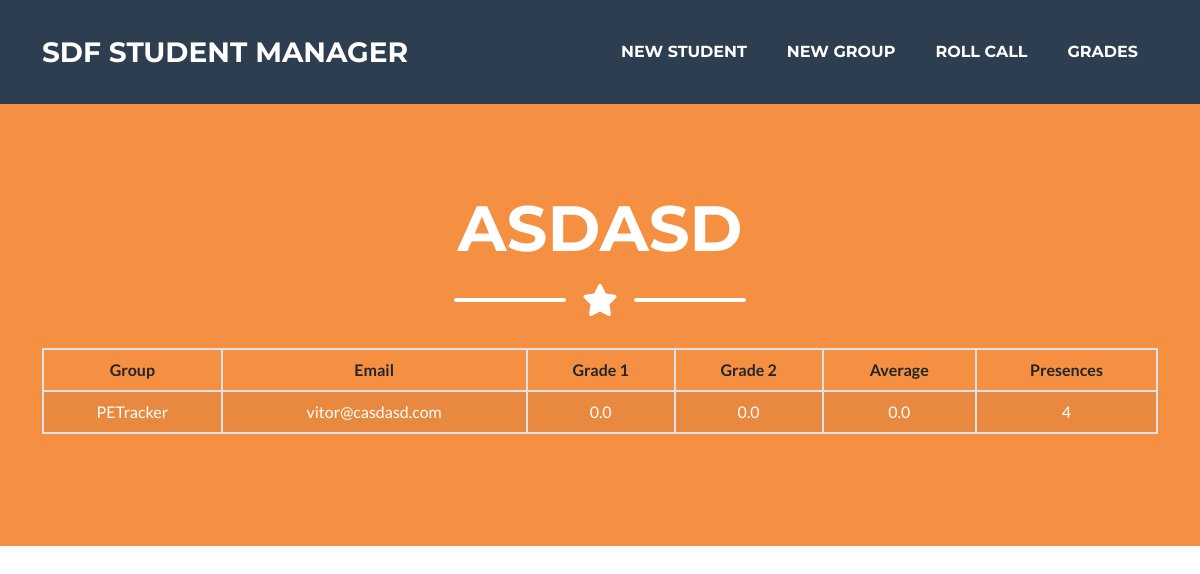
/student/4, run on the app's committed database.
### presence_count/models.py (models this page shows, shortened)
class Student(models.Model):
    name = models.CharField(max_length=100)
    email = models.EmailField(max_length=100)
    grade_1 = models.FloatField(default=0)
    grade_2 = models.FloatField(default=0)
    grade_avg = models.FloatField(default=0)
    presences = models.IntegerField(default=0)
    group = models.ForeignKey(Group, on_delete=models.PROTECT, default=None, null=True, blank=True)

class Group(models.Model):
    name = models.CharField(max_length=100)
    tracking = models.URLField(blank=True)
    repo = models.URLField(blank=True)
    prototype = models.URLField(blank=True)
    description = models.TextField(max_length=512, blank=True)
    def __str__(self):
        return self.name

### presence_count/views.py (the view)
# urls.py: path('student/<int:student_id>', views.view_student, name='view_student'),
def view_student(request, student_id):
    student = Student.objects.get(pk=student_id)
    context = {'student': student}
    return render(request, 'student.html', context)

### presence_count/templates/student.html (shortened to what this page needs)
{% extends 'base.html' %}
{% block body %}
    <header class="masthead bg-primary text-white text-center">
        <div class="container d-flex align-items-center flex-column">
            <h1 class="masthead-heading text-uppercase mb-0">{{student.name}}</h1>
            <div class="divider-custom divider-light">
                <div class="divider-custom-line"></div>
                <div class="divider-custom-icon"><i class="fas fa-star"></i></div>
                <div class="divider-custom-line"></div>
            </div>
            <table class="table table-striped table-hover table-bordered">
				<thead>
					<tr>
                        <th scope="col">Group</th>
                        <th scope="col">Email</th>
                        <th scope="col">Grade 1</th>
                        <th scope="col">Grade 2</th>
                        <th scope="col">Average</th>
                        <th scope="col">Presences</th>
					</tr>
				</thead>
				<tbody>
					<tr>
						<td class="text-white">{{student.group}}</td>
						<td class="text-white">{{student.email}}</td>
                        <td class="text-white">{{student.grade_1}}</td>
						<td class="text-white">{{student.grade_2}}</td>
						<td class="text-white">{{student.grade_avg}}</td>
						<td class="text-white">{{student.presences}}</td>
					</tr>
				</tbody>
			</table>
        </div>
    </header>
{% endblock %}

### data on the page
Student: name "ASDASD", group "PETracker", email "vitor@casdasd.com", grade_1 "0.0", grade_2 "0.0", grade_avg "0.0", presences "4"
